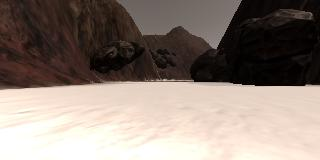
#> input picture RoboNDPy/src/TERM1/PRJ_Search_and_Sample_Return/sample.jpg, 320 x 160 px
$ python sample_read_image.py
#> lines starting #> are read from the running program, lines starting #| are printed output that depends on the picture; after the words box and inside, x2 and y2 are one past the last pixel; in counts of white or black regions, pixels touching at a corner belong together
# To run this code
# source activate py3
# conda install matplotlib
import matplotlib.pyplot as plt
import matplotlib.image as mpimg
import numpy as np

# Read in the image
# There are six more images available for reading
# called sample1-6.jpg, feel free to experiment with the others!
image_name = 'sample.jpg'
image = mpimg.imread(image_name)
#> image is the input picture: shape (160, 320, 3); mean R, G, B 140.5, 127.7, 119.2

# Define a function to perform a color threshold
def color_thresh(img, rgb_thresh=(0, 0, 0)):
    # Create an array of zeros same xy size as img, but single channel
#> called with rgb_thresh = (160, 160, 160)
    color_select = np.zeros_like(img[:,:,0])
    # Require that each pixel be above all three threshold values in RGB
    # above_thresh will now contain a boolean array with "True"
    # where threshold was met
    above_thresh = (img[:,:,0] > rgb_thresh[0]) \
                & (img[:,:,1] > rgb_thresh[1]) \
                & (img[:,:,2] > rgb_thresh[2])
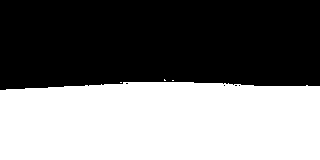
#> above_thresh: shape (160, 320) bool; 46.9% white; 4 white regions (3 under 20 px), largest, box (x1, y1, x2, y2) and area: (0, 82, 320, 160) 24012
    # Index the array of zeros with the boolean array and set to 1
    color_select[above_thresh] = 1
    # Return the binary image
    return color_select

# Define color selection criteria
###### TODO: MODIFY THESE VARIABLES TO MAKE YOUR COLOR SELECTION
red_threshold = 160
green_threshold = 160
blue_threshold = 160
######
rgb_threshold = (red_threshold, green_threshold, blue_threshold)

# pixels below the thresholds
colorsel = color_thresh(image, rgb_thresh=rgb_threshold)

# Display the original image and binary
f, (ax1, ax2) = plt.subplots(1, 2, figsize=(21, 7), sharey=True)
f.tight_layout()
ax1.imshow(image)
ax1.set_title('Original Image', fontsize=40)

ax2.imshow(colorsel, cmap='gray')
ax2.set_title('Your Result', fontsize=40)
plt.subplots_adjust(left=0., right=1, top=0.9, bottom=0.)
#plt.show() # Uncomment if running on your local machine
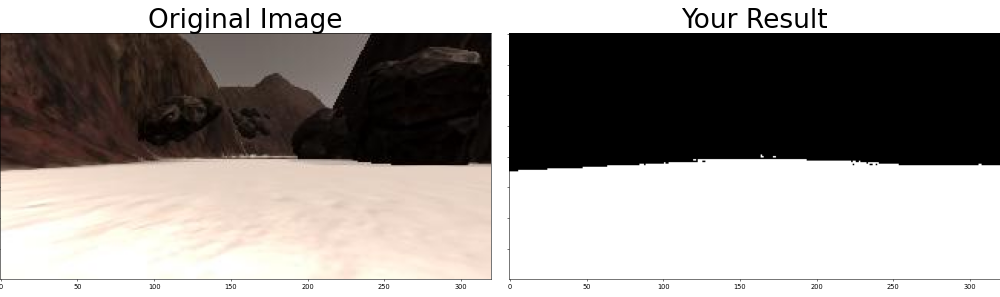
#> figure drawn by matplotlib, 2 panels

$ run again, with RoboNDPy/src/TERM1/PRJ_Search_and_Sample_Return/example_grid1.jpg copied over RoboNDPy/src/TERM1/PRJ_Search_and_Sample_Return/sample.jpg
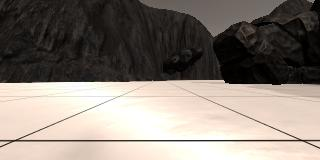
#> input picture RoboNDPy/src/TERM1/PRJ_Search_and_Sample_Return/example_grid1.jpg, 320 x 160 px
#> image is the input picture: shape (160, 320, 3); mean R, G, B 135.1, 126.3, 118.3
#> in color_thresh, `above_thresh = (img[:,:,0] > rgb_thresh[0]) \ & (img[:,:,1] > rgb_thre..`:
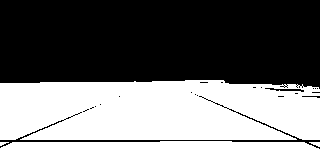
#> above_thresh: shape (160, 320) bool; 46.5% white; 4 white regions, box (x1, y1, x2, y2) and area: (0, 80, 320, 140) 17996, (0, 141, 320, 160) 5734, (309, 142, 320, 147) 33, (0, 142, 9, 146) 21
#> `#plt.show()`:
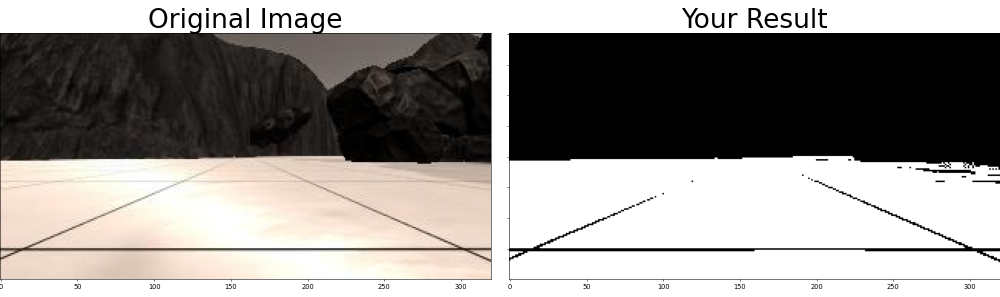
#> figure drawn by matplotlib, 2 panels
